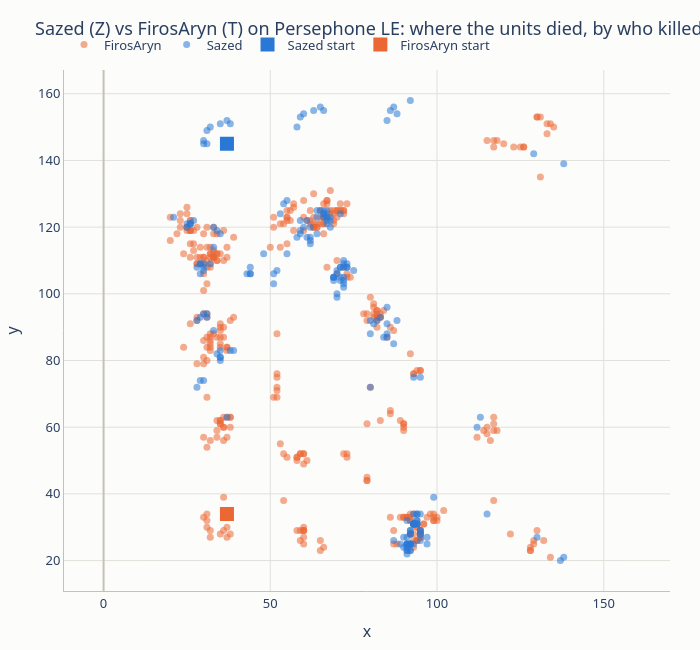

The notebook cell saved with this chart:
### Markdown cell above
## Where the units died

The map: the position of every unit killed by a player, colored by who killed it, with the
starting townhalls of both players as squares. The units that die on their own (the Larva, the
Broodlings, the Invisible Target Dummies that the Lurkers attack) are left out.

### Code cell
import plotly.graph_objects as go

EXPIRES = ["InvisibleTargetDummy", "Larva", "Egg", "Broodling", "BroodlingEscort", "AdeptPhaseShift", "ForceField", "KD8Charge", "CreepTumorBurrowed"]
deaths = (
    unit_died.filter((pl.col("ext_fs_id") == GAME) & pl.col("killer_player_id").is_not_null() & ~pl.col("unit_died_name").is_in(EXPIRES))
    .join(sides.lazy().select(pl.col("player_id").alias("killer_player_id"), pl.col("player").alias("killed_by")), on="killer_player_id")
    .select("killed_by", "x", "y", pl.col("unit_died_name").alias("unit"), s2.game_seconds().floor().alias("seconds"))
    .collect()
)
starts = (
    unit_born.filter((pl.col("ext_fs_id") == GAME) & (pl.col("ext_replay_loop") == 0) & pl.col("unit_type_name").is_in(s2.TOWNHALLS))
    .join(sides.lazy().select(pl.col("player_id").alias("control_player_id"), "player"), on="control_player_id")
    .select("player", "x", "y")
    .collect()
)
fig = px.scatter(
    deaths, x="x", y="y", color="killed_by", hover_data=["unit", "seconds"], color_discrete_map=PLAYER_COLORS,
    title=f"{TITLE}: where the units died, by who killed them", width=700, height=650,
)
fig.update_traces(marker=dict(size=7, opacity=0.55))
for row in starts.iter_rows(named=True):
    fig.add_trace(go.Scatter(x=[row["x"]], y=[row["y"]], mode="markers", name=f"{row['player']} start",
                             marker=dict(symbol="square", size=16, color=PLAYER_COLORS[row["player"]], line=dict(width=2, color="#fcfcfb"))))
fig.update_yaxes(scaleanchor="x", scaleratio=1)
viz.show(fig, "level_1_deaths_map")
deaths.group_by("killed_by").agg(pl.len().alias("units_killed")).sort("killed_by")

### Figure 1 — Plotly figure (JSON) as saved in the notebook; plotly's stock layout.template omitted (floating-point values rounded to 4 significant figures; data arrays with more than 128 entries replaced by an {"elided": "..."} marker saying what was removed)
{"data": [{"customdata": {"elided": "361x2 mixed values"}, "hovertemplate": "killed_by=FirosAryn<br>x=%{x}<br>y=%{y}<br>unit=%{customdata[0]}<br>seconds=%{customdata[1]}<extra></extra>", "legendgroup": "FirosAryn", "marker": {"color": "#eb6834", "opacity": 0.55, "size": 7, "symbol": "circle"}, "mode": "markers", "name": "FirosAryn", "orientation": "v", "showlegend": true, "type": "scatter", "x": {"elided": "361 int values"}, "xaxis": "x", "y": {"elided": "361 int values"}, "yaxis": "y"}, {"customdata": {"elided": "192x2 mixed values"}, "hovertemplate": "killed_by=Sazed<br>x=%{x}<br>y=%{y}<br>unit=%{customdata[0]}<br>seconds=%{customdata[1]}<extra></extra>", "legendgroup": "Sazed", "marker": {"color": "#2a78d6", "opacity": 0.55, "size": 7, "symbol": "circle"}, "mode": "markers", "name": "Sazed", "orientation": "v", "showlegend": true, "type": "scatter", "x": {"elided": "192 int values"}, "xaxis": "x", "y": {"elided": "192 int values"}, "yaxis": "y"}, {"marker": {"color": "#2a78d6", "line": {"color": "#fcfcfb", "width": 2}, "size": 16, "symbol": "square"}, "mode": "markers", "name": "Sazed start", "type": "scatter", "x": [37.0], "y": [145.0]}, {"marker": {"color": "#eb6834", "line": {"color": "#fcfcfb", "width": 2}, "size": 16, "symbol": "square"}, "mode": "markers", "name": "FirosAryn start", "type": "scatter", "x": [37.0], "y": [34.0]}], "layout": {"font": {"family": "system-ui, -apple-system, Segoe UI, sans-serif", "size": 13}, "height": 650, "legend": {"orientation": "h", "title": {}, "tracegroupgap": 0, "x": 0, "xanchor": "left", "y": 1.02, "yanchor": "bottom"}, "margin": {"b": 50, "l": 60, "r": 30, "t": 70}, "paper_bgcolor": "#fcfcfb", "plot_bgcolor": "#fcfcfb", "title": {"text": "Sazed (Z) vs FirosAryn (T) on Persephone LE: where the units died, by who killed them"}, "width": 700, "xaxis": {"anchor": "y", "domain": [0.0, 1.0], "gridcolor": "#e1e0d9", "linecolor": "#c3c2b7", "title": {"text": "x"}, "zerolinecolor": "#c3c2b7"}, "yaxis": {"anchor": "x", "domain": [0.0, 1.0], "gridcolor": "#e1e0d9", "linecolor": "#c3c2b7", "scaleanchor": "x", "scaleratio": 1, "title": {"text": "y"}, "zerolinecolor": "#c3c2b7"}}}
